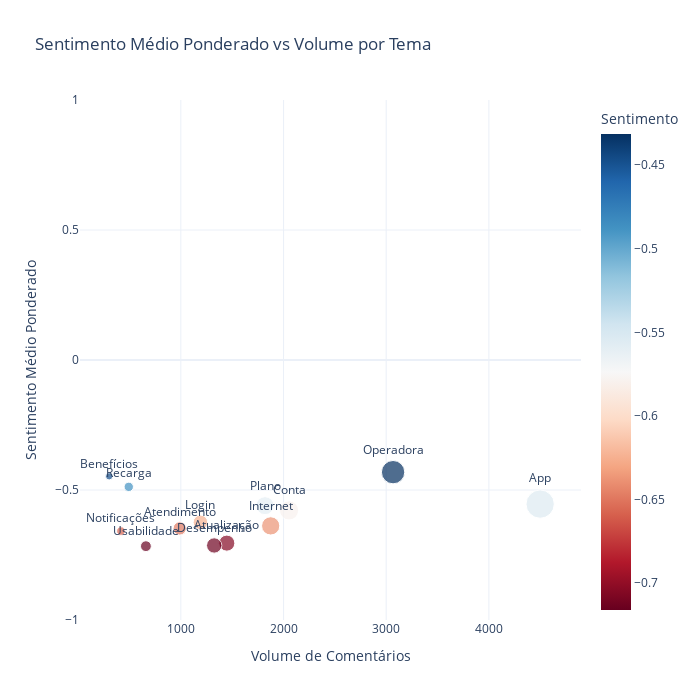

This figure's notebook cell:
### Code cell
df_tim = df_explodido[df_explodido["app"] == "TIM"]

#Agrupamento por tema
df_tema = df_tim.groupby('tema_manual').agg(
    volume=('tema_manual', 'count'),
    sentimento_medio=('sentimento_continuo', 'mean')
).reset_index()

# Normaliza o volume para tamanho dos pontos no gráfico
df_tema['tamanho'] = df_tema['volume'] * 20  # Ajuste conforme necessário

fig = px.scatter(
    df_tema,
    x="volume",
    y="sentimento_medio",
    size="tamanho",
    color="sentimento_medio",
    text="tema_manual",
    color_continuous_scale="RdBu",
    range_y=[-1, 1],  # Limite do eixo Y entre -1 e +1
    title="Sentimento Médio Ponderado vs Volume por Tema"
)

# Ajustes visuais
fig.update_traces(textposition='top center')
fig.update_layout(
    width=700,
    height=700,
    xaxis_title="Volume de Comentários",
    yaxis_title="Sentimento Médio Ponderado",
    coloraxis_colorbar=dict(title="Sentimento"),
    template="plotly_white"
)

fig.show()

### Figure 1 — Plotly figure (JSON) as saved in the notebook; plotly's stock layout.template omitted (floating-point values rounded to 4 significant figures)
{"data": [{"hovertemplate": "volume=%{x}<br>sentimento_medio=%{marker.color}<br>tamanho=%{marker.size}<br>tema_manual=%{text}<extra></extra>", "legendgroup": "", "marker": {"color": [-0.5542, -0.6478, -0.7043, -0.4474, -0.5786, -0.7134, -0.638, -0.6245, -0.6581, -0.4314, -0.5602, -0.4878, -0.716], "coloraxis": "coloraxis", "size": [89980, 19780, 28960, 6040, 41080, 26500, 37500, 23820, 8340, 61340, 36400, 9860, 13200], "sizemode": "area", "sizeref": 224.9, "symbol": "circle"}, "mode": "markers+text", "name": "", "orientation": "v", "showlegend": false, "text": ["App", "Atendimento", "Atualização", "Benefícios", "Conta", "Desempenho", "Internet", "Login", "Notificações", "Operadora", "Plano", "Recarga", "Usabilidade"], "textposition": "top center", "type": "scatter", "x": [4499, 989, 1448, 302, 2054, 1325, 1875, 1191, 417, 3067, 1820, 493, 660], "xaxis": "x", "y": [-0.5542, -0.6478, -0.7043, -0.4474, -0.5786, -0.7134, -0.638, -0.6245, -0.6581, -0.4314, -0.5602, -0.4878, -0.716], "yaxis": "y"}], "layout": {"coloraxis": {"colorbar": {"title": {"text": "Sentimento"}}, "colorscale": [[0, "rgb(103,0,31)"], [0.1, "rgb(178,24,43)"], [0.2, "rgb(214,96,77)"], [0.3, "rgb(244,165,130)"], [0.4, "rgb(253,219,199)"], [0.5, "rgb(247,247,247)"], [0.6, "rgb(209,229,240)"], [0.7, "rgb(146,197,222)"], [0.8, "rgb(67,147,195)"], [0.9, "rgb(33,102,172)"], [1, "rgb(5,48,97)"]]}, "height": 700, "legend": {"itemsizing": "constant", "tracegroupgap": 0}, "title": {"text": "Sentimento Médio Ponderado vs Volume por Tema"}, "width": 700, "xaxis": {"anchor": "y", "domain": [0, 1], "title": {"text": "Volume de Comentários"}}, "yaxis": {"anchor": "x", "domain": [0, 1], "range": [-1, 1], "title": {"text": "Sentimento Médio Ponderado"}}}}
